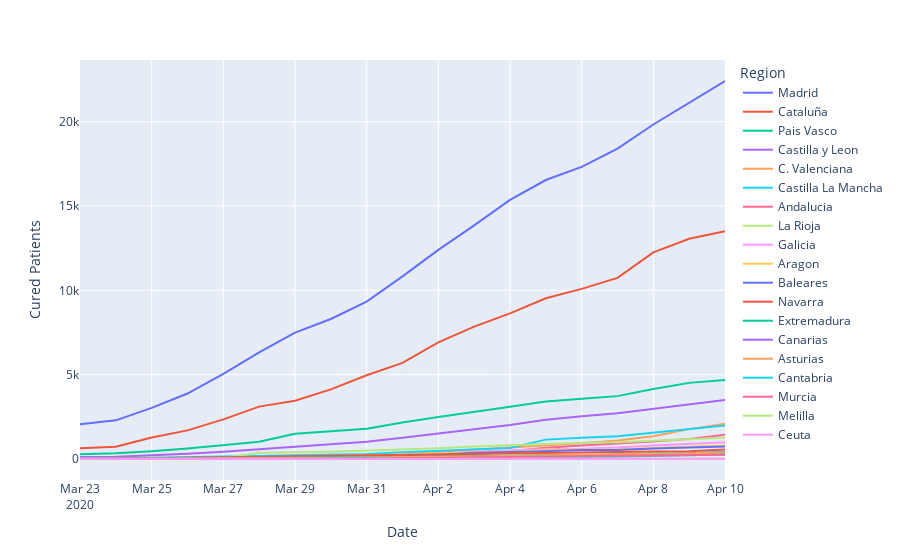

The notebook cell saved with this chart:
### Markdown cell above
#### Cured Patients per Region

### Code cell
# plotly express: fig_ccaa_cured

# Sort Regions by values:
df_ccaa = df_ccaa.sort_values(by=['Date', 'Cured Patients'], ascending=False)

fig_ccaa_cured = px.line(df_ccaa.query("Report>=53"), x="Date", y="Cured Patients", color="Region")
fig_ccaa_cured.show()

### Figure 1 — Plotly figure (JSON) as saved in the notebook; plotly's stock layout.template omitted (floating-point values rounded to 4 significant figures)
{"data": [{"hoverlabel": {"namelength": 0}, "hovertemplate": "Region=Madrid<br>Date=%{x}<br>Cured Patients=%{y}", "legendgroup": "Madrid", "line": {"color": "#636efa", "dash": "solid"}, "mode": "lines", "name": "Madrid", "showlegend": true, "type": "scatter", "x": ["2020-04-10", "2020-04-09", "2020-04-08", "2020-04-07", "2020-04-06", "2020-04-05", "2020-04-04", "2020-04-03", "2020-04-02", "2020-04-01", "2020-03-31", "2020-03-30", "2020-03-29", "2020-03-28", "2020-03-27", "2020-03-26", "2020-03-25", "2020-03-24", "2020-03-23"], "xaxis": "x", "y": [22414, 21121, 19836, 18410, 17322, 16543, 15362, 13850, 12400, 10827, 9330, 8301, 7491, 6326, 5044, 3882, 3031, 2291, 2063], "yaxis": "y"}, {"hoverlabel": {"namelength": 0}, "hovertemplate": "Region=Cataluña<br>Date=%{x}<br>Cured Patients=%{y}", "legendgroup": "Cataluña", "line": {"color": "#EF553B", "dash": "solid"}, "mode": "lines", "name": "Cataluña", "showlegend": true, "type": "scatter", "x": ["2020-04-10", "2020-04-09", "2020-04-08", "2020-04-07", "2020-04-06", "2020-04-05", "2020-04-04", "2020-04-03", "2020-04-02", "2020-04-01", "2020-03-31", "2020-03-30", "2020-03-29", "2020-03-28", "2020-03-27", "2020-03-26", "2020-03-25", "2020-03-24", "2020-03-23"], "xaxis": "x", "y": [13513, 13063, 12250, 10738, 10088, 9528, 8635, 7849, 6917, 5701, 4966, 4125, 3455, 3106, 2348, 1697, 1274, 728, 644], "yaxis": "y"}, {"hoverlabel": {"namelength": 0}, "hovertemplate": "Region=Pais Vasco<br>Date=%{x}<br>Cured Patients=%{y}", "legendgroup": "Pais Vasco", "line": {"color": "#00cc96", "dash": "solid"}, "mode": "lines", "name": "Pais Vasco", "showlegend": true, "type": "scatter", "x": ["2020-04-10", "2020-04-09", "2020-04-08", "2020-04-07", "2020-04-06", "2020-04-05", "2020-04-04", "2020-04-03", "2020-04-02", "2020-04-01", "2020-03-31", "2020-03-30", "2020-03-29", "2020-03-28", "2020-03-27", "2020-03-26", "2020-03-25", "2020-03-24", "2020-03-23"], "xaxis": "x", "y": [4680, 4514, 4151, 3728, 3568, 3405, 3098, 2809, 2490, 2165, 1796, 1646, 1503, 1023, 814, 621, 466, 344, 283], "yaxis": "y"}, {"hoverlabel": {"namelength": 0}, "hovertemplate": "Region=Castilla y Leon<br>Date=%{x}<br>Cured Patients=%{y}", "legendgroup": "Castilla y Leon", "line": {"color": "#ab63fa", "dash": "solid"}, "mode": "lines", "name": "Castilla y Leon", "showlegend": true, "type": "scatter", "x": ["2020-04-10", "2020-04-09", "2020-04-08", "2020-04-07", "2020-04-06", "2020-04-05", "2020-04-04", "2020-04-03", "2020-04-02", "2020-04-01", "2020-03-31", "2020-03-30", "2020-03-29", "2020-03-28", "2020-03-27", "2020-03-26", "2020-03-25", "2020-03-24", "2020-03-23"], "xaxis": "x", "y": [3506, 3242, 2988, 2711, 2533, 2331, 2021, 1759, 1498, 1259, 1028, 871, 752, 585, 423, 308, 213, 140, 117], "yaxis": "y"}, {"hoverlabel": {"namelength": 0}, "hovertemplate": "Region=C. Valenciana<br>Date=%{x}<br>Cured Patients=%{y}", "legendgroup": "C. Valenciana", "line": {"color": "#FFA15A", "dash": "solid"}, "mode": "lines", "name": "C. Valenciana", "showlegend": true, "type": "scatter", "x": ["2020-04-10", "2020-04-09", "2020-04-08", "2020-04-07", "2020-04-06", "2020-04-05", "2020-04-04", "2020-04-03", "2020-04-02", "2020-04-01", "2020-03-31", "2020-03-30", "2020-03-29", "2020-03-28", "2020-03-27", "2020-03-26", "2020-03-25", "2020-03-24", "2020-03-23"], "xaxis": "x", "y": [2085, 1772, 1344, 1103, 930, 812, 695, 592, 432, 240, 200, 185, 161, 92, 73, 57, 44, 37, 36], "yaxis": "y"}, {"hoverlabel": {"namelength": 0}, "hovertemplate": "Region=Castilla La Mancha<br>Date=%{x}<br>Cured Patients=%{y}", "legendgroup": "Castilla La Mancha", "line": {"color": "#19d3f3", "dash": "solid"}, "mode": "lines", "name": "Castilla La Mancha", "showlegend": true, "type": "scatter", "x": ["2020-04-10", "2020-04-09", "2020-04-08", "2020-04-07", "2020-04-06", "2020-04-05", "2020-04-04", "2020-04-03", "2020-04-02", "2020-04-01", "2020-03-31", "2020-03-30", "2020-03-29", "2020-03-28", "2020-03-27", "2020-03-26", "2020-03-25", "2020-03-24", "2020-03-23"], "xaxis": "x", "y": [1982, 1766, 1557, 1353, 1259, 1149, 657, 579, 494, 397, 296, 252, 236, 197, 153, 95, 71, 53, 51], "yaxis": "y"}, {"hoverlabel": {"namelength": 0}, "hovertemplate": "Region=Andalucia<br>Date=%{x}<br>Cured Patients=%{y}", "legendgroup": "Andalucia", "line": {"color": "#FF6692", "dash": "solid"}, "mode": "lines", "name": "Andalucia", "showlegend": true, "type": "scatter", "x": ["2020-04-10", "2020-04-09", "2020-04-08", "2020-04-07", "2020-04-06", "2020-04-05", "2020-04-04", "2020-04-03", "2020-04-02", "2020-04-01", "2020-03-31", "2020-03-30", "2020-03-29", "2020-03-28", "2020-03-27", "2020-03-26", "2020-03-25", "2020-03-24", "2020-03-23"], "xaxis": "x", "y": [1437, 1193, 1041, 900, 798, 665, 463, 258, 228, 182, 160, 155, 148, 139, 92, 77, 71, 66, 50], "yaxis": "y"}, {"hoverlabel": {"namelength": 0}, "hovertemplate": "Region=La Rioja<br>Date=%{x}<br>Cured Patients=%{y}", "legendgroup": "La Rioja", "line": {"color": "#B6E880", "dash": "solid"}, "mode": "lines", "name": "La Rioja", "showlegend": true, "type": "scatter", "x": ["2020-04-10", "2020-04-09", "2020-04-08", "2020-04-07", "2020-04-06", "2020-04-05", "2020-04-04", "2020-04-03", "2020-04-02", "2020-04-01", "2020-03-31", "2020-03-30", "2020-03-29", "2020-03-28", "2020-03-27", "2020-03-26", "2020-03-25", "2020-03-24", "2020-03-23"], "xaxis": "x", "y": [1256, 1172, 1061, 994, 964, 904, 843, 745, 641, 569, 496, 431, 397, 364, 62, 48, 43, 24, 18], "yaxis": "y"}, {"hoverlabel": {"namelength": 0}, "hovertemplate": "Region=Galicia<br>Date=%{x}<br>Cured Patients=%{y}", "legendgroup": "Galicia", "line": {"color": "#FF97FF", "dash": "solid"}, "mode": "lines", "name": "Galicia", "showlegend": true, "type": "scatter", "x": ["2020-04-10", "2020-04-09", "2020-04-08", "2020-04-07", "2020-04-06", "2020-04-05", "2020-04-04", "2020-04-03", "2020-04-02", "2020-04-01", "2020-03-31", "2020-03-30", "2020-03-29", "2020-03-28", "2020-03-27", "2020-03-26", "2020-03-25", "2020-03-24", "2020-03-23"], "xaxis": "x", "y": [997, 910, 800, 688, 610, 587, 531, 435, 333, 259, 187, 168, 153, 95, 67, 47, 25, 19, 19], "yaxis": "y"}, {"hoverlabel": {"namelength": 0}, "hovertemplate": "Region=Aragon<br>Date=%{x}<br>Cured Patients=%{y}", "legendgroup": "Aragon", "line": {"color": "#FECB52", "dash": "solid"}, "mode": "lines", "name": "Aragon", "showlegend": true, "type": "scatter", "x": ["2020-04-10", "2020-04-09", "2020-04-08", "2020-04-07", "2020-04-06", "2020-04-05", "2020-04-04", "2020-04-03", "2020-04-02", "2020-04-01", "2020-03-31", "2020-03-30", "2020-03-29", "2020-03-28", "2020-03-27", "2020-03-26", "2020-03-25", "2020-03-24", "2020-03-23"], "xaxis": "x", "y": [797, 718, 659, 578, 565, 537, 440, 378, 320, 257, 204, 174, 8, 8, 8, 4, 4, 3, 3], "yaxis": "y"}, {"hoverlabel": {"namelength": 0}, "hovertemplate": "Region=Baleares<br>Date=%{x}<br>Cured Patients=%{y}", "legendgroup": "Baleares", "line": {"color": "#636efa", "dash": "solid"}, "mode": "lines", "name": "Baleares", "showlegend": true, "type": "scatter", "x": ["2020-04-10", "2020-04-09", "2020-04-08", "2020-04-07", "2020-04-06", "2020-04-05", "2020-04-04", "2020-04-03", "2020-04-02", "2020-04-01", "2020-03-31", "2020-03-30", "2020-03-29", "2020-03-28", "2020-03-27", "2020-03-26", "2020-03-25", "2020-03-24", "2020-03-23"], "xaxis": "x", "y": [737, 696, 616, 537, 531, 461, 422, 375, 239, 170, 111, 100, 82, 80, 67, 39, 28, 19, 18], "yaxis": "y"}, {"hoverlabel": {"namelength": 0}, "hovertemplate": "Region=Navarra<br>Date=%{x}<br>Cured Patients=%{y}", "legendgroup": "Navarra", "line": {"color": "#EF553B", "dash": "solid"}, "mode": "lines", "name": "Navarra", "showlegend": true, "type": "scatter", "x": ["2020-04-10", "2020-04-09", "2020-04-08", "2020-04-07", "2020-04-06", "2020-04-05", "2020-04-04", "2020-04-03", "2020-04-02", "2020-04-01", "2020-03-31", "2020-03-30", "2020-03-29", "2020-03-28", "2020-03-27", "2020-03-26", "2020-03-25", "2020-03-24", "2020-03-23"], "xaxis": "x", "y": [560, 462, 450, 421, 380, 334, 311, 294, 278, 236, 192, 161, 125, 98, 70, 35, 23, 11, 7], "yaxis": "y"}, {"hoverlabel": {"namelength": 0}, "hovertemplate": "Region=Extremadura<br>Date=%{x}<br>Cured Patients=%{y}", "legendgroup": "Extremadura", "line": {"color": "#00cc96", "dash": "solid"}, "mode": "lines", "name": "Extremadura", "showlegend": true, "type": "scatter", "x": ["2020-04-10", "2020-04-09", "2020-04-08", "2020-04-07", "2020-04-06", "2020-04-05", "2020-04-04", "2020-04-03", "2020-04-02", "2020-04-01", "2020-03-31", "2020-03-30", "2020-03-29", "2020-03-28", "2020-03-27", "2020-03-26", "2020-03-25", "2020-03-24", "2020-03-23"], "xaxis": "x", "y": [397, 381, 328, 282, 223, 215, 205, 164, 139, 113, 91, 60, 51, 49, 33, 24, 8, 8, 6], "yaxis": "y"}, {"hoverlabel": {"namelength": 0}, "hovertemplate": "Region=Canarias<br>Date=%{x}<br>Cured Patients=%{y}", "legendgroup": "Canarias", "line": {"color": "#ab63fa", "dash": "solid"}, "mode": "lines", "name": "Canarias", "showlegend": true, "type": "scatter", "x": ["2020-04-10", "2020-04-09", "2020-04-08", "2020-04-07", "2020-04-06", "2020-04-05", "2020-04-04", "2020-04-03", "2020-04-02", "2020-04-01", "2020-03-31", "2020-03-30", "2020-03-29", "2020-03-28", "2020-03-27", "2020-03-26", "2020-03-25", "2020-03-24", "2020-03-23"], "xaxis": "x", "y": [386, 359, 249, 186, 157, 137, 123, 102, 94, 77, 57, 32, 30, 25, 20, 18, 15, 8, 7], "yaxis": "y"}, {"hoverlabel": {"namelength": 0}, "hovertemplate": "Region=Asturias<br>Date=%{x}<br>Cured Patients=%{y}", "legendgroup": "Asturias", "line": {"color": "#FFA15A", "dash": "solid"}, "mode": "lines", "name": "Asturias", "showlegend": true, "type": "scatter", "x": ["2020-04-10", "2020-04-09", "2020-04-08", "2020-04-07", "2020-04-06", "2020-04-05", "2020-04-04", "2020-04-03", "2020-04-02", "2020-04-01", "2020-03-31", "2020-03-30", "2020-03-29", "2020-03-28", "2020-03-27", "2020-03-26", "2020-03-25", "2020-03-24", "2020-03-23"], "xaxis": "x", "y": [372, 340, 294, 244, 222, 216, 190, 154, 135, 109, 90, 78, 76, 65, 52, 40, 35, 30, 21], "yaxis": "y"}, {"hoverlabel": {"namelength": 0}, "hovertemplate": "Region=Cantabria<br>Date=%{x}<br>Cured Patients=%{y}", "legendgroup": "Cantabria", "line": {"color": "#19d3f3", "dash": "solid"}, "mode": "lines", "name": "Cantabria", "showlegend": true, "type": "scatter", "x": ["2020-04-10", "2020-04-09", "2020-04-08", "2020-04-07", "2020-04-06", "2020-04-05", "2020-04-04", "2020-04-03", "2020-04-02", "2020-04-01", "2020-03-31", "2020-03-30", "2020-03-29", "2020-03-28", "2020-03-27", "2020-03-26", "2020-03-25", "2020-03-24", "2020-03-23"], "xaxis": "x", "y": [265, 214, 175, 129, 118, 113, 99, 74, 60, 43, 35, 24, 25, 21, 19, 14, 12, 12, 11], "yaxis": "y"}, {"hoverlabel": {"namelength": 0}, "hovertemplate": "Region=Murcia<br>Date=%{x}<br>Cured Patients=%{y}", "legendgroup": "Murcia", "line": {"color": "#FF6692", "dash": "solid"}, "mode": "lines", "name": "Murcia", "showlegend": true, "type": "scatter", "x": ["2020-04-10", "2020-04-09", "2020-04-08", "2020-04-07", "2020-04-06", "2020-04-05", "2020-04-04", "2020-04-03", "2020-04-02", "2020-04-01", "2020-03-31", "2020-03-30", "2020-03-29", "2020-03-28", "2020-03-27", "2020-03-26", "2020-03-25", "2020-03-24", "2020-03-23"], "xaxis": "x", "y": [255, 219, 203, 193, 156, 130, 113, 90, 45, 43, 20, 17, 16, 12, 12, 9, 4, 1, 1], "yaxis": "y"}, {"hoverlabel": {"namelength": 0}, "hovertemplate": "Region=Melilla<br>Date=%{x}<br>Cured Patients=%{y}", "legendgroup": "Melilla", "line": {"color": "#B6E880", "dash": "solid"}, "mode": "lines", "name": "Melilla", "showlegend": true, "type": "scatter", "x": ["2020-04-10", "2020-04-09", "2020-04-08", "2020-04-07", "2020-04-06", "2020-04-05", "2020-04-04", "2020-04-03", "2020-04-02", "2020-04-01", "2020-03-31", "2020-03-30", "2020-03-29", "2020-03-28", "2020-03-27", "2020-03-26", "2020-03-25", "2020-03-24", "2020-03-23"], "xaxis": "x", "y": [17, 16, 12, 11, 11, 11, 9, 4, 0, 0, 0, 0, 0, 0, 0, 0, 0, 0, 0], "yaxis": "y"}, {"hoverlabel": {"namelength": 0}, "hovertemplate": "Region=Ceuta<br>Date=%{x}<br>Cured Patients=%{y}", "legendgroup": "Ceuta", "line": {"color": "#FF97FF", "dash": "solid"}, "mode": "lines", "name": "Ceuta", "showlegend": true, "type": "scatter", "x": ["2020-04-10", "2020-04-09", "2020-04-08", "2020-04-07", "2020-04-06", "2020-04-05", "2020-04-04", "2020-04-03", "2020-04-02", "2020-04-01", "2020-03-31", "2020-03-30", "2020-03-29", "2020-03-28", "2020-03-27", "2020-03-26", "2020-03-25", "2020-03-24", "2020-03-23"], "xaxis": "x", "y": [12, 7, 7, 2, 2, 2, 2, 2, 0, 0, 0, 0, 0, 0, 0, 0, 0, 0, 0], "yaxis": "y"}], "layout": {"legend": {"title": {"text": "Region"}, "tracegroupgap": 0}, "margin": {"t": 60}, "xaxis": {"anchor": "y", "domain": [0, 1], "title": {"text": "Date"}}, "yaxis": {"anchor": "x", "domain": [0, 1], "title": {"text": "Cured Patients"}}}}
